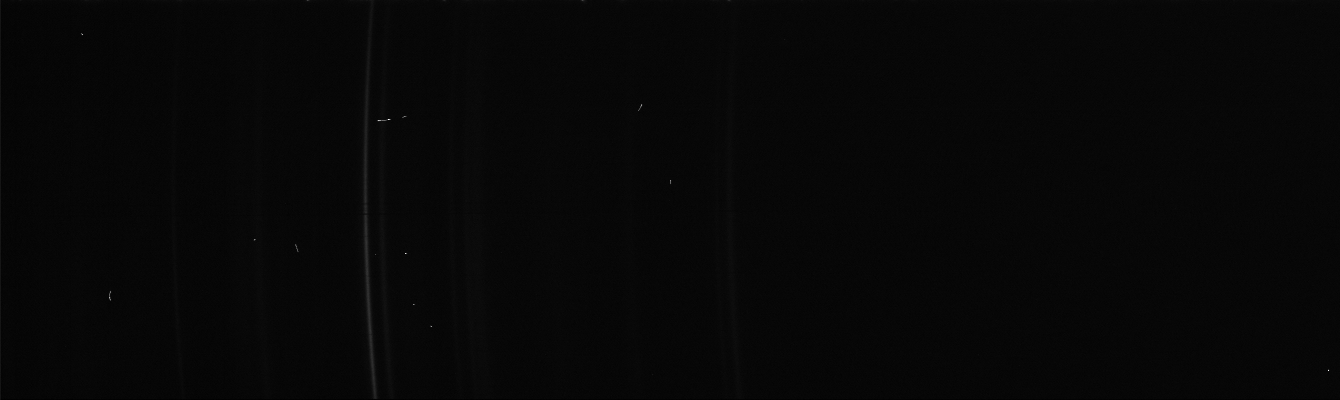
#> input picture data/volumique/23-01-2021/glutamate1.tif, 1340 x 400 px, found by its file name
$ python main.py
#> lines starting #> are read from the running program, lines starting #| are printed output that depends on the picture
### RamanSpectrumImage.py
from __future__ import annotations
import numpy as np
from PIL import Image
from PIL.TiffImagePlugin import TiffImageFile
import warnings
np.seterr(all='warn')
warnings.filterwarnings('error')


class RamanSpectrumImage:

    def __init__(self, imageLoadingInfo=None):
        self.dataType = np.uint32
        self.imageArray = None

        if imageLoadingInfo is not None:
            self.load(imageLoadingInfo)
        else:
            self.imageArray = np.zeros((400, 1340), dtype=self.dataType)

        self.metadata = {"name": "", "expositionTime": 0, "sampleId": 0, "xunits": "pixels"}
        self.isUncurved = False

    @property
    def shape(self):
        return self.imageArray.shape[1], self.imageArray.shape[0]

    @property
    def width(self):
        return self.imageArray.shape[1]

    @property
    def height(self):
        return self.imageArray.shape[0]

    def __call__(self):
        return self.imageArray

    def __getitem__(self, position):
        return self.imageArray[position[1], position[0]]

    def __setitem__(self, position, value):
        self.imageArray[position[1], position[0]] = value

    # [30 lines left out: functions __iter__, __sub__, __mul__, not called in this run]

    def load(self, imageInstance):
        # print(type(imageInstance))
        if isinstance(imageInstance, str):
            try:
                imagePath = imageInstance
                self.imageArray = np.array(Image.open(imagePath)).astype(self.dataType)
            except Exception as e:
                print("\nERROR: You must enter a valid path\n", e)

        elif isinstance(imageInstance, np.ndarray):
            try:
                if imageInstance.ndim != 2:
                    raise TypeError("Image must be grayscale (2d).")

                self.imageArray = imageInstance.astype(self.dataType)
            except Exception as e:
                print("\nERROR: You must input a valid array\n", e)

        elif isinstance(imageInstance, (type(Image), TiffImageFile)):
            try:
                tempImageArray = np.array(imageInstance)
                if tempImageArray.ndim != 2:
                    raise TypeError("Image must be grayscale (2d).")

                self.imageArray = np.array(imageInstance).astype(self.dataType)
            except Exception as e:
                print("\nERROR: You must input a valid PIL Image\n", e)

### RamanGrapher.py
from __future__ import annotations
from matplotlib import pyplot as plt
from tkinter.filedialog import asksaveasfilename
from scipy import signal
import numpy as np
from scipy import sparse
from scipy.sparse.linalg import spsolve
from matplotlib.ticker import (MultipleLocator, AutoMinorLocator, AutoLocator)
import warnings
np.seterr(all='warn')
warnings.filterwarnings('error')


class RamanGrapher:

    def __init__(self, image=None, dataUnit="pixel"):
        self.initialImage = None
        self.outputImage = None

        self.plotData = [[], []]
        self.figure = None
        self.ax = None
        self.xlabel = "pixel"
        self.ylabel = "relative intensity [a. u.]"

        self.dataUnit = dataUnit
        self.calibrationUnit = None
        self.calibrationEquation = None
        self.isCalibrated = False
        self.curvatureEquation = None

        self.excitationWavelenght = 785
        self.amountOfPlots = 0
        self.dataType = np.uint32

        if image is not None:
            self.load_ramanSpectrum_image(image, dataUnit)

    # [14 lines left out: function reset_grapher, not called in this run]

    def partially_reset_grapher(self):
        self.initialImage = None
        self.outputImage = None
        self.plotData = [[], []]

    def load_ramanSpectrum_image(self, image, dataUnit="pixel"):
        self.partially_reset_grapher()
        self.initialImage = image
        self.outputImage = image
        self.dataUnit = dataUnit

    def reset_output_image(self):
        self.outputImage = self.initialImage

    # [6 lines left out: function save_plot_dialog, not called in this run]

    def find_calibration_from_points(self, pixelData, nmData):
        polynomial = np.polyfit(pixelData, nmData, deg=3)
        return polynomial

    def load_calibration_polynomial(self, *args, unit='nm'):
        self.calibrationEquation = np.poly1d(args)
        print(self.calibrationEquation)
        self.calibrationUnit = unit

    def load_curvature_polynomial(self, *args, type='poly'):
        if type == 'poly':
            self.curvatureEquation = np.poly1d(args)

    def modify_image_calibration(self):
        if self.calibrationEquation is not None and self.dataUnit == "pixel" and not self.isCalibrated:
            self.plotData[0] = self.calibrationEquation(np.linspace(0, self.outputImage.width-1, self.outputImage.width))
            self.dataUnit = self.calibrationUnit
            self.isCalibrated = True
            # print("\nLENGHT OF XAXIS FROM CALIBRATION:\n", len(self.calibratedXAxis))
        else:
            pass

    def modify_curvature(self):
        if not self.outputImage.isUncurved:
            for ypos, i in enumerate(range(self.outputImage.height)):
                corr = -int(self.curvatureEquation(i))
                if corr >= 1:
                    self.outputImage[corr:, ypos] = self.initialImage[0:-corr, ypos]
                elif corr < 0:
                    self.outputImage[0:corr-1, ypos] = self.initialImage[-corr:-1, ypos]
                else:
                    self.outputImage[:, ypos] = self.initialImage[:, ypos]
            self.outputImage.isUncurved = True

    def modify_image_to_summed_plot(self, a=0, b=400):
#> called with a = 20, b = 400
        self.plotData[1] = [sum(self.outputImage[_, a:b]) for _ in range(self.outputImage.width)]
        self.plotData[0] = np.linspace(0, self.outputImage.width-1, self.outputImage.width)
        print(self.plotData[0])
#> (printed output is left out)

    def modify_switch_units(self, units):

        if self.dataUnit == units or self.dataUnit == "pixel":
            pass
        elif units == 'cm-1':
            output = np.divide((1*10**7), self.excitationWavelenght) - np.divide((1*10**7), self.plotData[0])
            self.plotData[0] = output
            self.dataUnit = 'cm-1'

        elif units == 'nm':
            pass

    # [41 lines left out: function baseline_subtraction, not called in this run]

    def modify_smoothen(self, order, fc, btype="lowpass"):
#> called with order = 2, fc = 0.2, btype = 'lowpass'
        b, a = signal.butter(order, fc, btype=btype)
        output = signal.filtfilt(b, a, self.plotData[1])
        self.plotData[1] = output

    def modify_normalize_plot(self):
        self.plotData[1] /= max(self.plotData[1])

    def prepare_plot_change_xlabel(self):
        if self.dataUnit == 'nm':
            self.xlabel = "wavelenght [nm]"
        elif self.dataUnit == 'cm-1':
            self.xlabel = "wavenumber [cm$^{-1}$]"
        self.ax.set_xlabel(self.xlabel)
        self.ax.set_ylabel(self.ylabel)

    def prepare_plot_reformat_subplots(self):
        n = len(self.figure.axes)
        for i in range(n):
            self.figure.axes[i].change_geometry(n + 1, 1, i + 1)

        self.ax = self.figure.add_subplot(n + 1, 1, n + 1)

    def add_plot(self, figsize=(9, 8), label="", normalized=False, uncurved=False, ylimits=(0, 400), xlimits=(0, 1340), xunit='nm', minorTicks="auto", majorTicks="auto"):
        if self.figure is None:
            self.figure = plt.figure(figsize=figsize)
        if uncurved:
            self.modify_curvature()
        self.modify_image_to_summed_plot(a=ylimits[0], b=ylimits[1])
        if xunit != "pixel":
            self.modify_image_calibration()
        self.modify_smoothen(2, 0.2)
        self.modify_switch_units(xunit)

        if normalized:
            self.modify_normalize_plot()

        self.prepare_plot_reformat_subplots()
        self.prepare_plot_change_xlabel()

        self.ax.plot(self.plotData[0][xlimits[0]:xlimits[1]], self.plotData[1][xlimits[0]:xlimits[1]], label=label, linewidth=1.2)

        if minorTicks != "auto":
            self.ax.xaxis.set_minor_locator(MultipleLocator(minorTicks))
        else:
            self.ax.xaxis.set_minor_locator(AutoMinorLocator())

        if majorTicks != "auto":
            self.ax.xaxis.set_major_locator(MultipleLocator(majorTicks))
        else:
            self.ax.xaxis.set_major_locator(AutoLocator())

        self.ax.legend()
        plt.tight_layout()

        if xunit == 'both':
            self.ax2 = self.ax.twiny()
            self.modify_switch_units('cm-1')
            self.ax2.plot(self.plotData[0], np.ones(len(self.plotData[0])))

    # [19 lines left out: functions add_peaks, add_image, not called in this run]

    @staticmethod
    def show():
        plt.tight_layout()
        plt.show()
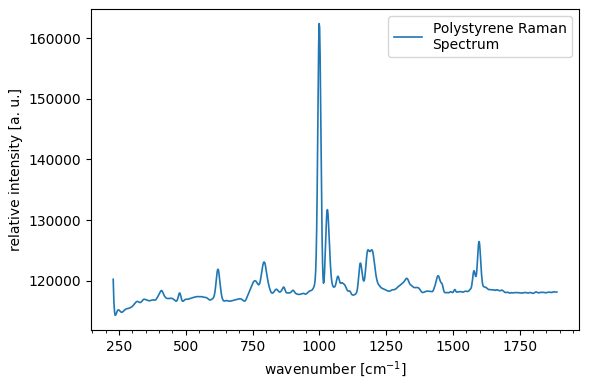
#> figure drawn by matplotlib, 1 panel; curve peaks at x = 999.3, y = 162416.1

### main.py
from RamanGrapher import RamanGrapher
from RamanSpectrumImage import RamanSpectrumImage

# PI ACTON SPECTROMETER FROM 10-08-2020
rmg1 = RamanGrapher()
rmg1.load_calibration_polynomial(8.66*10**-9, -3.51*10**-5, 0.156, 799, unit="nm")
rmg1.load_curvature_polynomial(0.000125, -0.05, +5)

# 1- Create Images Objects
test = RamanSpectrumImage(".\\data\\volumique\\23-01-2021\\glutamate1.tif")

# 2- Make operation on Image Objects
#result = test-test2

# 3- Load Images Object inside RamanGrapher (rmg1)
rmg1.load_ramanSpectrum_image(test)

# 4- Add_plot or/and add_image and then show()
# rmg1.add_image()
rmg1.add_plot(figsize=(6, 4), xunit='cm-1', xlimits=(2, 940), ylimits=(20, 400),  normalized=False, uncurved=True, label="Polystyrene Raman\nSpectrum", majorTicks=250, minorTicks="auto")

rmg1.show()


'''TODO: normalization when zero crash'''
